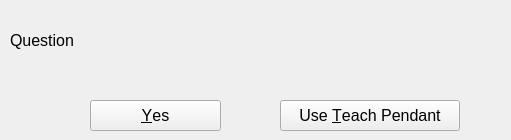
<?xml version="1.0" encoding="UTF-8"?>
<ui version="4.0">
 <class>RobotHomeConfirmDialog</class>
 <widget class="QDialog" name="RobotHomeConfirmDialog">
  <property name="geometry">
   <rect>
    <x>0</x>
    <y>0</y>
    <width>511</width>
    <height>140</height>
   </rect>
  </property>
  <property name="font">
   <font>
    <pointsize>12</pointsize>
   </font>
  </property>
  <property name="windowTitle">
   <string>Confirm Robot Movement</string>
  </property>
  <widget class="QLabel" name="msg">
   <property name="geometry">
    <rect>
     <x>10</x>
     <y>10</y>
     <width>491</width>
     <height>61</height>
    </rect>
   </property>
   <property name="font">
    <font>
     <pointsize>12</pointsize>
    </font>
   </property>
   <property name="text">
    <string>Question</string>
   </property>
   <property name="wordWrap">
    <bool>true</bool>
   </property>
  </widget>
  <widget class="QToolButton" name="btn_yes">
   <property name="geometry">
    <rect>
     <x>90</x>
     <y>100</y>
     <width>131</width>
     <height>31</height>
    </rect>
   </property>
   <property name="text">
    <string>&amp;Yes</string>
   </property>
  </widget>
  <widget class="QToolButton" name="btn_pendant">
   <property name="geometry">
    <rect>
     <x>280</x>
     <y>100</y>
     <width>180</width>
     <height>31</height>
    </rect>
   </property>
   <property name="text">
    <string>Use &amp;Teach Pendant</string>
   </property>
  </widget>
 </widget>
 <resources/>
 <connections/>
</ui>
